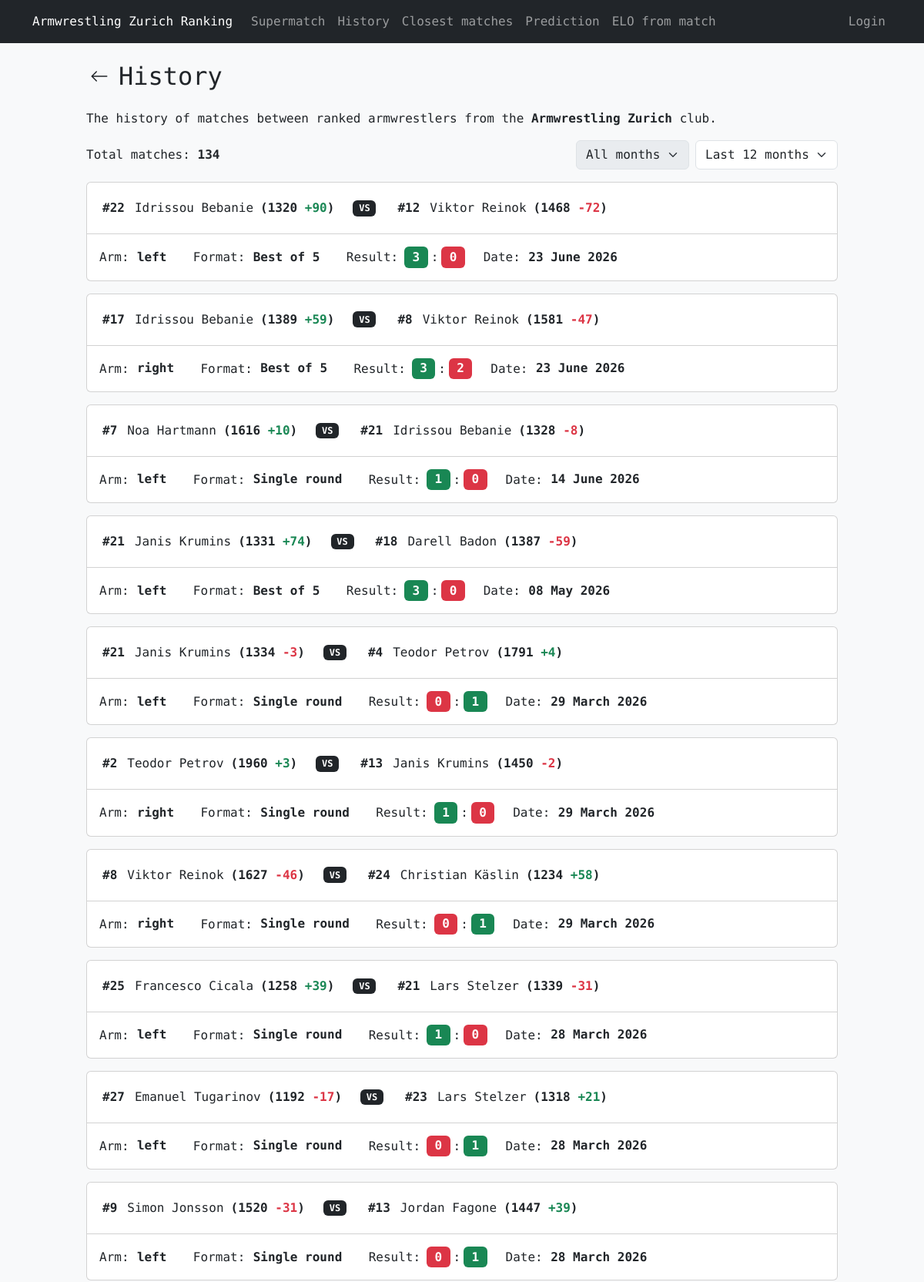
The app's page /history (upper part) with its own data.
### tables this page shows
CREATE TABLE "history" (
    id INTEGER PRIMARY KEY AUTOINCREMENT,
    armwrestler1_id INTEGER NOT NULL,
    armwrestler2_id INTEGER NOT NULL,
    arm TEXT NOT NULL CHECK (arm IN ('right', 'left')),
    armwrestler1_rank INTEGER NOT NULL,
    armwrestler2_rank INTEGER NOT NULL,
    armwrestler1_elo INTEGER NOT NULL,
    armwrestler2_elo INTEGER NOT NULL,
    armwrestler1_score INTEGER NOT NULL,
    armwrestler2_score INTEGER NOT NULL,
    armwrestler1_elo_diff INTEGER NOT NULL,
    armwrestler2_elo_diff INTEGER NOT NULL,
    selected_format TEXT NOT NULL,
    date DATETIME DEFAULT CURRENT_TIMESTAMP,
    added_by TEXT NOT NULL,
    FOREIGN KEY (armwrestler1_id) REFERENCES armwrestlers(id),
    FOREIGN KEY (armwrestler2_id) REFERENCES armwrestlers(id),
    FOREIGN KEY (added_by) REFERENCES users(username)
);

CREATE TABLE "armwrestlers" (
    id INTEGER PRIMARY KEY AUTOINCREMENT,
    name TEXT NOT NULL UNIQUE,
    right_elo INTEGER NOT NULL,
    left_elo INTEGER NOT NULL,
    right_rank INTEGER,
    left_rank INTEGER,
    added_by TEXT NOT NULL,
    last_edited_by TEXT, hidden INTEGER NOT NULL DEFAULT 0, active INTEGER NOT NULL DEFAULT 1,
    FOREIGN KEY (added_by) REFERENCES users(username)
);

### armelo_app.py (the view, shortened to what this page needs)
@app.route("/history")
def history():
    selected_year = request.args.get('year', 'last_12_months')
    selected_month = m if (m := request.args.get('month', type=int)) in range(1, 13) else None
    today = datetime.now()
    current_year = today.year
    if selected_year == "last_12_months":
        selected_month = None
        start_date = today - timedelta(days=365)
        end_date = today + timedelta(days=1)
    year_rows = db_execute("SELECT DISTINCT STRFTIME('%Y', date) FROM history ORDER BY 1 DESC")
    years = [int(r[0]) for r in year_rows]
    if current_year not in years:
        years.insert(0, current_year)
    months = list(enumerate(month_name))[1:]
    query = '''
        SELECT a1.id AS armwrestler1_id, a1.name AS armwrestler1_name,
               a2.id AS armwrestler2_id, a2.name AS armwrestler2_name,
               h.arm, h.armwrestler1_rank, h.armwrestler2_rank,
               h.armwrestler1_elo, h.armwrestler2_elo,
               h.armwrestler1_score, h.armwrestler2_score,
               h.armwrestler1_elo_diff, h.armwrestler2_elo_diff,
               h.selected_format, h.date
        FROM history h
        JOIN armwrestlers a1 ON h.armwrestler1_id = a1.id
        JOIN armwrestlers a2 ON h.armwrestler2_id = a2.id
        WHERE h.date >= ? AND h.date < ?
        ORDER BY h.id DESC
    '''
    params = [start_date.strftime('%Y-%m-%d'), end_date.strftime('%Y-%m-%d')]
    matches = db_execute(query, *params)
    total_matches = db_execute('SELECT COUNT(*) FROM history')[0][0]
    formatted_data = get_matches_formatted_data(matches)
    template_data = {
        'matches': matches, 'formatted_data': formatted_data,
        'total_matches': total_matches,
        'months': months, 'years': years,
        'selected_month': selected_month, 'selected_year': selected_year
    }
    return render_template('history.html', **template_data)

### armelo_app.py (called while the page is built)
@app.context_processor
def inject_user():
    username = session.get('username')
    return dict(username=username)

### config.py (called while the page is built)
def get_db():
    db = getattr(g, '_database', None)
    if db is None:
        db = g._database = sqlite3.connect(DATABASE)
        db.row_factory = sqlite3.Row
    return db

def db_execute(query, *args):
    db = get_db()
    cur = db.cursor()
    try:
        cur.execute(query, args)
        if query.strip().upper().startswith(("SELECT", "WITH")):
            return cur.fetchall()
        db.commit()
    except sqlite3.Error:
        db.rollback()
        raise
    finally:
        cur.close()

### templates/history.html (shortened to what this page needs)
{% extends "layout.html" %}
{% from 'macros.html' import back_header %}
{% block content %}
{{ back_header('History') }}
<p>The history of matches between ranked armwrestlers from the <strong>Armwrestling Zurich</strong> club.</p>
<div class="d-flex flex-column flex-lg-row flex-wrap align-items-start align-items-lg-center mb-3">
  <span class="text-nowrap me-2">
    Total matches: <strong>{{ total_matches }}</strong>
  </span>
  <div class="d-flex gap-2 mt-3 mt-lg-0 ms-lg-auto flex-wrap">
    <form hx-get="{{ url_for('history') }}" hx-trigger="change" hx-target="body" hx-swap="outerMorph" class="d-flex gap-2">
        <select name="month" class="form-select w-auto" {% if selected_year == 'last_12_months' %}disabled{% endif %}>
          <option value="" {% if selected_month is none %}selected{% endif %}>All months</option>
        </select>
        <select name="year" class="form-select w-auto">
          <option value="last_12_months" {% if selected_year == 'last_12_months' %}selected{% endif %}>Last 12 months</option>
        </select>
    </form>
  </div>
</div>
{% if matches %}
  {% include 'matches_partial.html' %}
{% else %}
<div class="alert alert-secondary">
    There are no matches in the selected time period.
</div>
{% endif %}
{% endblock %}

### templates/matches_partial.html (shortened to what this page needs)
{% for match in matches %}
<div class="col-12 mb-3">
    {% if wins_losses %}
        {% if wins_losses[loop.index - 1] == 'win' %}
            <div class="card border-success card-wider-border">
        {% elif wins_losses[loop.index - 1] == 'loss' %}
            <div class="card border-danger card-wider-border">
        {% else %}
            <div class="card card-wider-border">
        {% endif %}
    {% else %}
        <div class="card">
    {% endif %}
            <div class="card-header bg-transparent">
                <div class="row mt-2">
                    <div class="col-12 col-lg-auto mb-2 d-flex justify-content-center">
                        <div class="d-flex align-items-center gap-0 align-middle">
                            {% if match['armwrestler1_rank'] %}
                            <strong class="align-middle p-1">#{{ match['armwrestler1_rank'] }}</strong>
                            {% endif %}
                            <a href="{{ url_for('view_member', id=match['armwrestler1_id'], arm=match['arm']) }}" class="btn btn-generic text-start px-2 py-1 m-0 text-nowrap">
                                {{ match['armwrestler1_name'] }}
                            </a>
                            <strong class="text-nowrap align-middle">({{ match['armwrestler1_elo'] }} <span class="{{ formatted_data[loop.index - 1].diff1_color }}">{{ formatted_data[loop.index - 1].diff1_text }}</span>)</strong>
                        </div>
                    </div>
                    <div class="col-12 col-lg-auto text-center mb-2 d-flex align-items-center justify-content-center">
                        <span class="badge bg-dark">VS</span>
                    </div>
                    <div class="col-12 col-lg-auto mb-2 d-flex justify-content-center">
                        <div class="d-flex align-items-center gap-0 align-middle">
                            {% if match['armwrestler2_rank'] %}
                            <strong class="align-middle p-1">#{{ match['armwrestler2_rank'] }}</strong>
                            {% endif %}
                            <a href="{{ url_for('view_member', id=match['armwrestler2_id'], arm=match['arm']) }}" class="btn btn-generic text-start px-2 py-1 m-0 text-nowrap">
                                {{ match['armwrestler2_name'] }}
                            </a>
                            <strong class="text-nowrap align-middle">({{ match['armwrestler2_elo'] }} <span class="{{ formatted_data[loop.index - 1].diff2_color }}">{{ formatted_data[loop.index - 1].diff2_text }}</span>)</strong>
                        </div>
                    </div>
                </div>
            </div>
            <div class="card-body">
                <div class="card-text">
                    <div class="row justify-content-start">
                        <div class="col-12 col-lg-auto mb-2 mb-lg-0 text-start">
                            Arm:<span class="fs-6 mx-0 badge text-dark">{{ match['arm'] }}</span>
                        </div>
                        <div class="col-12 col-lg-auto mb-2 mb-lg-0 text-start">
                            Format:<span class="fs-6 mx-0 badge text-dark">{{ match['selected_format'] }}</span>
                        </div>
                        <div class="col-12 col-lg-auto mb-2 mb-lg-0 text-start">
                            Result:<span class="fs-6 ms-2 me-1 badge {{ formatted_data[loop.index - 1].score1_color }}">{{ match['armwrestler1_score'] }}</span>:<span class="fs-6 ms-1 me-0 badge {{ formatted_data[loop.index - 1].score2_color }}">{{ match['armwrestler2_score'] }}</span>
                        </div>
                        <div class="col-12 col-lg-auto mb-0 mb-lg-0 text-start">
                            Date:<span class="fs-6 mx-0 badge text-dark">{{ formatted_data[loop.index - 1].date }}</span>
                        </div>
                    </div>
                </div>
            </div>
        </div>
</div>
{% endfor %}

### static/styles.css (style rules this page uses)
* { font-family: 'Roboto Mono', monospace; }
html, body { height: 100%; scrollbar-width: none; -ms-overflow-style: none; }
body { display: flex; flex-direction: column; }
.btn-generic { --bs-btn-bg: transparent; --bs-btn-border-color: transparent; --bs-btn-hover-bg: transparent; --bs-btn-hover-border-color: var(--bs-secondary); --bs-btn-active-border-color: var(--bs-secondary); --bs-btn-active-bg: transparent; }

### records on screen
history: armwrestler1_rank "22", armwrestler1_name "Idrissou Bebanie", armwrestler1_elo "1320", index "+90", armwrestler2_rank "12", armwrestler2_name "Viktor Reinok", armwrestler2_elo "1468", armwrestler2_elo_diff "-72", arm "left", selected_format "Best of 5", armwrestler1_score "3", armwrestler2_score "0", date "23 June 2026"
history: armwrestler1_rank "17", armwrestler1_name "Idrissou Bebanie", armwrestler1_elo "1389", index "+59", armwrestler2_rank "8", armwrestler2_name "Viktor Reinok", armwrestler2_elo "1581", armwrestler2_elo_diff "-47", arm "right", selected_format "Best of 5", armwrestler1_score "3", armwrestler2_score "2", date "23 June 2026"
history: armwrestler1_rank "7", armwrestler1_name "Noa Hartmann", armwrestler1_elo "1616", index "+10", armwrestler2_rank "21", armwrestler2_name "Idrissou Bebanie", armwrestler2_elo "1328", armwrestler2_elo_diff "-8", arm "left", selected_format "Single round", armwrestler1_score "1", armwrestler2_score "0", date "14 June 2026"
history: armwrestler1_rank "21", armwrestler1_name "Janis Krumins", armwrestler1_elo "1331", index "+74", armwrestler2_rank "18", armwrestler2_name "Darell Badon", armwrestler2_elo "1387", armwrestler2_elo_diff "-59", arm "left", selected_format "Best of 5", armwrestler1_score "3", armwrestler2_score "0", date "08 May 2026"
history: armwrestler1_rank "21", armwrestler1_name "Janis Krumins", armwrestler1_elo "1334", armwrestler1_elo_diff "-3", armwrestler2_rank "4", armwrestler2_name "Teodor Petrov", armwrestler2_elo "1791", index "+4", arm "left", selected_format "Single round", armwrestler1_score "0", armwrestler2_score "1", date "29 March 2026"
history: armwrestler1_rank "2", armwrestler1_name "Teodor Petrov", armwrestler1_elo "1960", index "+3", armwrestler2_rank "13", armwrestler2_name "Janis Krumins", armwrestler2_elo "1450", armwrestler2_elo_diff "-2", arm "right", selected_format "Single round", armwrestler1_score "1", armwrestler2_score "0", date "29 March 2026"
history: armwrestler1_rank "8", armwrestler1_name "Viktor Reinok", armwrestler1_elo "1627", armwrestler1_elo_diff "-46", armwrestler2_rank "24", armwrestler2_name "Christian Käslin", armwrestler2_elo "1234", index "+58", arm "right", selected_format "Single round", armwrestler1_score "0", armwrestler2_score "1", date "29 March 2026"
history: armwrestler1_rank "25", armwrestler1_name "Francesco Cicala", armwrestler1_elo "1258", index "+39", armwrestler2_rank "21", armwrestler2_name "Lars Stelzer", armwrestler2_elo "1339", armwrestler2_elo_diff "-31", arm "left", selected_format "Single round", armwrestler1_score "1", armwrestler2_score "0", date "28 March 2026"
history: armwrestler1_rank "27", armwrestler1_name "Emanuel Tugarinov", armwrestler1_elo "1192", armwrestler1_elo_diff "-17", armwrestler2_rank "23", armwrestler2_name "Lars Stelzer", armwrestler2_elo "1318", index "+21", arm "left", selected_format "Single round", armwrestler1_score "0", armwrestler2_score "1", date "28 March 2026"
history: armwrestler1_rank "9", armwrestler1_name "Simon Jonsson", armwrestler1_elo "1520", armwrestler1_elo_diff "-31", armwrestler2_rank "13", armwrestler2_name "Jordan Fagone", armwrestler2_elo "1447", index "+39", arm "left", selected_format "Single round", armwrestler1_score "0", armwrestler2_score "1", date "28 March 2026"

### other values on screen
{{ title }} "History"
{{ total_matches }} "134"
